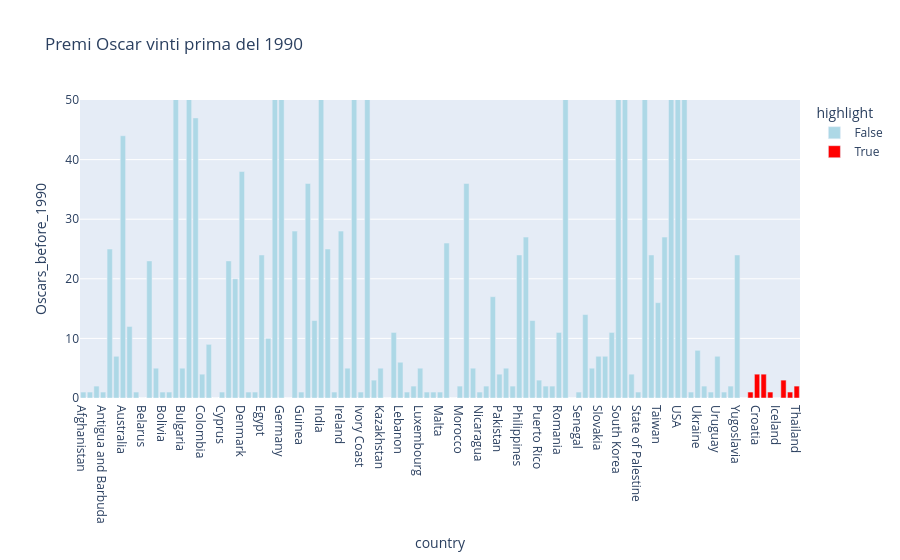
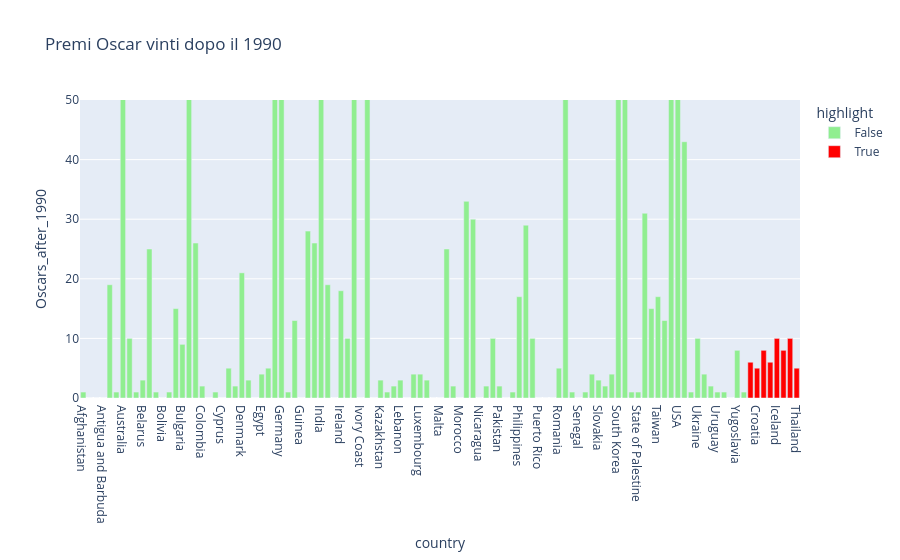

Here is the notebook cell these charts were saved with, in order:
### Code cell
# Creiamo una colonna per evidenziare i paesi che soddisfano il criterio
oscar_counts_BothSides['highlight'] = oscar_counts_BothSides.index.isin(popular_after_1990.index)
fig_before = px.bar(oscar_counts_BothSides,
                    x=oscar_counts_BothSides.index,
                    y='Oscars_before_1990',
                    labels={'x': 'Paese', 'y': 'Numero di Oscar'},
                    title='Premi Oscar vinti prima del 1990',
                    color='highlight',
                    color_discrete_map={True: 'red', False: 'lightblue'})
fig_after = px.bar(oscar_counts_BothSides,
                   x=oscar_counts_BothSides.index,
                   y='Oscars_after_1990',
                   labels={'x': 'Paese', 'y': 'Numero di Oscar'},
                   title='Premi Oscar vinti dopo il 1990',
                   color='highlight',
                   color_discrete_map={True: 'red', False: 'lightgreen'})
#riduciamo il range dell'asse y per rendere i grafici più leggibili 
fig_before.update_layout(
    yaxis=dict(range=[0, 50])
)
fig_after.update_layout(
    yaxis=dict(range=[0, 50])
)
fig_before.show()
fig_after.show()

### Figure 1 — Plotly figure (JSON) as saved in the notebook; plotly's stock layout.template omitted (floating-point values rounded to 4 significant figures)
{"data": [{"hovertemplate": "highlight=False<br>country=%{x}<br>Oscars_before_1990=%{y}<extra></extra>", "legendgroup": "False", "marker": {"color": "lightblue", "pattern": {"shape": ""}}, "name": "False", "orientation": "v", "showlegend": true, "textposition": "auto", "type": "bar", "x": ["Afghanistan", "Albania", "Algeria", "Antigua and Barbuda", "Argentina", "Armenia", "Australia", "Austria", "Bangladesh", "Belarus", "Belgium", "Bolivarian Republic of Venezuela", "Bolivia", "Bosnia and Herzegovina", "Brazil", "Bulgaria", "Canada", "China", "Colombia", "Costa Rica", "Cuba", "Cyprus", "Czechia", "Czechoslovakia", "Denmark", "East Germany", "Ecuador", "Egypt", "Finland", "France", "Germany", "Ghana", "Greece", "Guinea", "Hong Kong", "Hungary", "India", "Iran", "Iraq", "Ireland", "Israel", "Italy", "Ivory Coast", "Japan", "Jordan", "Kazakhstan", "Kosovo", "Latvia", "Lebanon", "Liechtenstein", "Lithuania", "Luxembourg", "Macao", "Malaysia", "Malta", "Mexico", "Mongolia", "Morocco", "Netherlands", "New Zealand", "Nicaragua", "Nigeria", "Norway", "Pakistan", "Paraguay", "Peru", "Philippines", "Poland", "Portugal", "Puerto Rico", "Qatar", "Republic of Moldova", "Romania", "Russian Federation", "Saint Kitts and Nevis", "Senegal", "Serbia", "Singapore", "Slovakia", "Slovenia", "South Africa", "South Korea", "Spain", "Sri Lanka", "State of Palestine", "Sweden", "Switzerland", "Taiwan", "Turkey", "UK", "USA", "USSR", "Uganda", "Ukraine", "United Arab Emirates", "United Republic of Tanzania", "Uruguay", "Vietnam", "Yemen", "Yugoslavia", "Zimbabwe"], "xaxis": "x", "y": [1.0, 1.0, 2.0, 1.0, 25.0, 7.0, 44.0, 12.0, 1.0, 0.0, 23.0, 5.0, 1.0, 1.0, 57.0, 5.0, 107.0, 47.0, 4.0, 9.0, 0.0, 1.0, 23.0, 20.0, 38.0, 1.0, 1.0, 24.0, 10.0, 233.0, 132.0, 0.0, 28.0, 1.0, 36.0, 13.0, 102.0, 25.0, 1.0, 28.0, 5.0, 112.0, 1.0, 114.0, 3.0, 5.0, 0.0, 11.0, 6.0, 1.0, 2.0, 5.0, 1.0, 1.0, 1.0, 26.0, 0.0, 2.0, 36.0, 5.0, 1.0, 2.0, 17.0, 4.0, 5.0, 2.0, 24.0, 27.0, 13.0, 3.0, 2.0, 2.0, 11.0, 61.0, 0.0, 1.0, 14.0, 5.0, 7.0, 7.0, 11.0, 68.0, 61.0, 4.0, 1.0, 70.0, 24.0, 16.0, 27.0, 565.0, 2304.0, 60.0, 1.0, 8.0, 2.0, 1.0, 7.0, 1.0, 2.0, 24.0, 0.0], "yaxis": "y"}, {"hovertemplate": "highlight=True<br>country=%{x}<br>Oscars_before_1990=%{y}<extra></extra>", "legendgroup": "True", "marker": {"color": "red", "pattern": {"shape": ""}}, "name": "True", "orientation": "v", "showlegend": true, "textposition": "auto", "type": "bar", "x": ["Chile", "Croatia", "Estonia", "Georgia", "Iceland", "Indonesia", "Kuwait", "Thailand"], "xaxis": "x", "y": [1.0, 4.0, 4.0, 1.0, 0.0, 3.0, 1.0, 2.0], "yaxis": "y"}], "layout": {"barmode": "relative", "legend": {"title": {"text": "highlight"}, "tracegroupgap": 0}, "title": {"text": "Premi Oscar vinti prima del 1990"}, "xaxis": {"anchor": "y", "domain": [0, 1], "title": {"text": "country"}}, "yaxis": {"anchor": "x", "domain": [0, 1], "range": [0, 50], "title": {"text": "Oscars_before_1990"}}}}

### Figure 2 — Plotly figure (JSON) as saved in the notebook; plotly's stock layout.template omitted (floating-point values rounded to 4 significant figures)
{"data": [{"hovertemplate": "highlight=False<br>country=%{x}<br>Oscars_after_1990=%{y}<extra></extra>", "legendgroup": "False", "marker": {"color": "lightgreen", "pattern": {"shape": ""}}, "name": "False", "orientation": "v", "showlegend": true, "textposition": "auto", "type": "bar", "x": ["Afghanistan", "Albania", "Algeria", "Antigua and Barbuda", "Argentina", "Armenia", "Australia", "Austria", "Bangladesh", "Belarus", "Belgium", "Bolivarian Republic of Venezuela", "Bolivia", "Bosnia and Herzegovina", "Brazil", "Bulgaria", "Canada", "China", "Colombia", "Costa Rica", "Cuba", "Cyprus", "Czechia", "Czechoslovakia", "Denmark", "East Germany", "Ecuador", "Egypt", "Finland", "France", "Germany", "Ghana", "Greece", "Guinea", "Hong Kong", "Hungary", "India", "Iran", "Iraq", "Ireland", "Israel", "Italy", "Ivory Coast", "Japan", "Jordan", "Kazakhstan", "Kosovo", "Latvia", "Lebanon", "Liechtenstein", "Lithuania", "Luxembourg", "Macao", "Malaysia", "Malta", "Mexico", "Mongolia", "Morocco", "Netherlands", "New Zealand", "Nicaragua", "Nigeria", "Norway", "Pakistan", "Paraguay", "Peru", "Philippines", "Poland", "Portugal", "Puerto Rico", "Qatar", "Republic of Moldova", "Romania", "Russian Federation", "Saint Kitts and Nevis", "Senegal", "Serbia", "Singapore", "Slovakia", "Slovenia", "South Africa", "South Korea", "Spain", "Sri Lanka", "State of Palestine", "Sweden", "Switzerland", "Taiwan", "Turkey", "UK", "USA", "USSR", "Uganda", "Ukraine", "United Arab Emirates", "United Republic of Tanzania", "Uruguay", "Vietnam", "Yemen", "Yugoslavia", "Zimbabwe"], "xaxis": "x", "y": [1.0, 0.0, 0.0, 0.0, 19.0, 1.0, 57.0, 10.0, 1.0, 3.0, 25.0, 1.0, 0.0, 1.0, 15.0, 9.0, 124.0, 26.0, 2.0, 0.0, 1.0, 0.0, 5.0, 2.0, 21.0, 3.0, 0.0, 4.0, 5.0, 174.0, 149.0, 1.0, 13.0, 0.0, 28.0, 26.0, 92.0, 19.0, 0.0, 18.0, 10.0, 64.0, 0.0, 78.0, 0.0, 3.0, 1.0, 2.0, 3.0, 0.0, 4.0, 4.0, 3.0, 0.0, 0.0, 25.0, 2.0, 0.0, 33.0, 30.0, 0.0, 2.0, 10.0, 2.0, 0.0, 1.0, 17.0, 29.0, 10.0, 0.0, 0.0, 0.0, 5.0, 51.0, 1.0, 0.0, 1.0, 4.0, 3.0, 2.0, 4.0, 52.0, 55.0, 1.0, 1.0, 31.0, 15.0, 17.0, 13.0, 372.0, 1304.0, 43.0, 1.0, 10.0, 4.0, 2.0, 1.0, 1.0, 0.0, 8.0, 1.0], "yaxis": "y"}, {"hovertemplate": "highlight=True<br>country=%{x}<br>Oscars_after_1990=%{y}<extra></extra>", "legendgroup": "True", "marker": {"color": "red", "pattern": {"shape": ""}}, "name": "True", "orientation": "v", "showlegend": true, "textposition": "auto", "type": "bar", "x": ["Chile", "Croatia", "Estonia", "Georgia", "Iceland", "Indonesia", "Kuwait", "Thailand"], "xaxis": "x", "y": [6.0, 5.0, 8.0, 6.0, 10.0, 8.0, 10.0, 5.0], "yaxis": "y"}], "layout": {"barmode": "relative", "legend": {"title": {"text": "highlight"}, "tracegroupgap": 0}, "title": {"text": "Premi Oscar vinti dopo il 1990"}, "xaxis": {"anchor": "y", "domain": [0, 1], "title": {"text": "country"}}, "yaxis": {"anchor": "x", "domain": [0, 1], "range": [0, 50], "title": {"text": "Oscars_after_1990"}}}}
